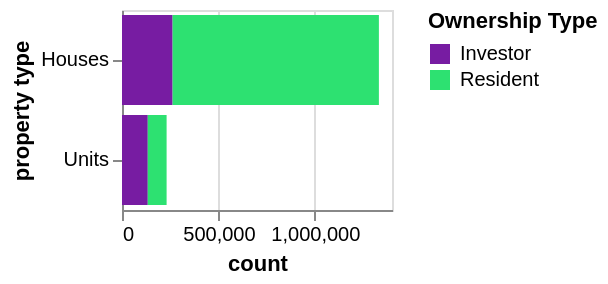

The Vega-Lite source for this figure:
### Vega-Lite specification from a JSON file in a GitHub repository (floating-point values rounded to 4 significant figures)
{"$schema": "https://vega.github.io/schema/vega-lite/v5.json", "width": 135, "height": 100, "data": {"values": [{"ptype": "Houses", "own_type": "Investor ", "count": 262412}, {"ptype": "Units", "own_type": "Investor ", "count": 133689}, {"ptype": "Houses", "own_type": "Resident ", "count": 1069628}, {"ptype": "Units", "own_type": "Resident ", "count": 97607}]}, "mark": "bar", "encoding": {"x": {"field": "count", "type": "quantitative"}, "y": {"field": "ptype", "type": "nominal", "title": "property type"}, "color": {"field": "own_type", "title": "Ownership Type", "scale": {"domain": ["Investor ", "Resident "], "range": ["#771CA2", "#2DE171"]}}}}
